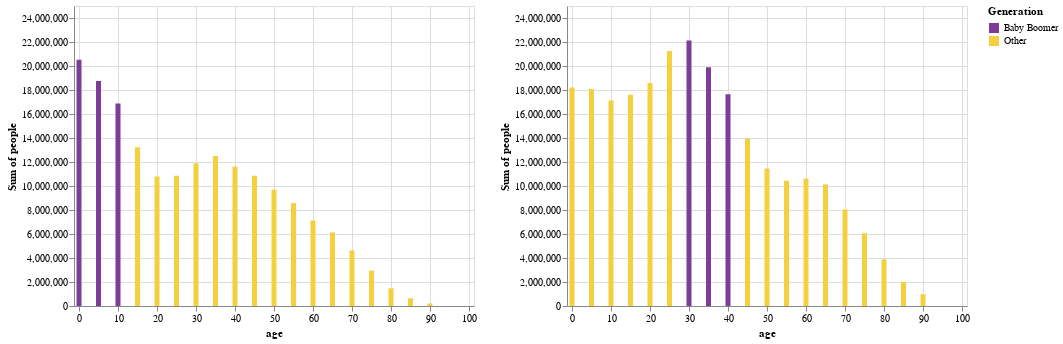

The notebook cell saved with this chart:
### Markdown cell above
##### Q3 Juxtapose Bar Charts Horizontally 

Create a bar chart of the population distribution in the year 1960, and horizontally juxtapose the bar chart of the population distribution for the year 1990. Plot the total number of people (ignoring the `sex` attribute).

Note - You can slice the data to a given year before you pass it to Altair using pandas. (you can also do this in Altair with filters).

Encode membership of the Baby Boomer generation with color using "#7D3C98" (purple) for the boomers "#F4D03F" (gold) for other.

Fix the y axis so it is equal in both plots.

### Code cell
yr60 = df_pop[(df_pop['year'] == 1960)]
yr90 = df_pop[df_pop['year'] == 1990]

sixty = alt.Chart(yr60).mark_bar().encode(
    y = alt.Y('sum(people)', scale = alt.Scale(domain = [0, 25000000])),
    x = alt.X('age', scale = alt.Scale(domain = [0, 100])), 
    color = alt.Color('Generation', scale = alt.Scale(range = ['#7D3C98','#F4D03F']))
)


ninety = alt.Chart(yr90).mark_bar().encode(
    y = alt.Y('sum(people)', scale = alt.Scale(domain = [0, 25000000])),
    x = alt.X('age', scale = alt.Scale(domain = [0, 100])), 
    color = alt.Color('Generation', scale = alt.Scale(range = ['#7D3C98','#F4D03F']))
)

sixty | ninety

### Figure 1 — Vega-Lite specification as saved in the notebook (floating-point values rounded to 4 significant figures)
{"config": {"view": {"continuousWidth": 400, "continuousHeight": 300}}, "hconcat": [{"data": {"name": "data-9e7257576ce8373c53c35ed631664d43"}, "mark": "bar", "encoding": {"color": {"field": "Generation", "scale": {"range": ["#7D3C98", "#F4D03F"]}, "type": "nominal"}, "x": {"field": "age", "scale": {"domain": [0, 100]}, "type": "quantitative"}, "y": {"aggregate": "sum", "field": "people", "scale": {"domain": [0, 25000000]}, "type": "quantitative"}}}, {"data": {"name": "data-4449dedd8ad6843b125451138bcb109a"}, "mark": "bar", "encoding": {"color": {"field": "Generation", "scale": {"range": ["#7D3C98", "#F4D03F"]}, "type": "nominal"}, "x": {"field": "age", "scale": {"domain": [0, 100]}, "type": "quantitative"}, "y": {"aggregate": "sum", "field": "people", "scale": {"domain": [0, 25000000]}, "type": "quantitative"}}}], "$schema": "https://vega.github.io/schema/vega-lite/v4.17.0.json", "datasets": {"data-9e7257576ce8373c53c35ed631664d43": [{"year": 1960, "age": 0, "sex": "1", "people": 10374975, "Generation": "Baby Boomer"}, {"year": 1960, "age": 0, "sex": "2", "people": 10146999, "Generation": "Baby Boomer"}, {"year": 1960, "age": 5, "sex": "1", "people": 9495503, "Generation": "Baby Boomer"}, {"year": 1960, "age": 5, "sex": "2", "people": 9250741, "Generation": "Baby Boomer"}, {"year": 1960, "age": 10, "sex": "1", "people": 8563700, "Generation": "Baby Boomer"}, {"year": 1960, "age": 10, "sex": "2", "people": 8310764, "Generation": "Baby Boomer"}, {"year": 1960, "age": 15, "sex": "1", "people": 6620902, "Generation": "Other"}, {"year": 1960, "age": 15, "sex": "2", "people": 6617493, "Generation": "Other"}, {"year": 1960, "age": 20, "sex": "1", "people": 5268384, "Generation": "Other"}, {"year": 1960, "age": 20, "sex": "2", "people": 5513495, "Generation": "Other"}, {"year": 1960, "age": 25, "sex": "1", "people": 5311805, "Generation": "Other"}, {"year": 1960, "age": 25, "sex": "2", "people": 5548259, "Generation": "Other"}, {"year": 1960, "age": 30, "sex": "1", "people": 5801342, "Generation": "Other"}, {"year": 1960, "age": 30, "sex": "2", "people": 6090862, "Generation": "Other"}, {"year": 1960, "age": 35, "sex": "1", "people": 6063063, "Generation": "Other"}, {"year": 1960, "age": 35, "sex": "2", "people": 6431337, "Generation": "Other"}, {"year": 1960, "age": 40, "sex": "1", "people": 5657943, "Generation": "Other"}, {"year": 1960, "age": 40, "sex": "2", "people": 5940520, "Generation": "Other"}, {"year": 1960, "age": 45, "sex": "1", "people": 5345658, "Generation": "Other"}, {"year": 1960, "age": 45, "sex": "2", "people": 5516028, "Generation": "Other"}, {"year": 1960, "age": 50, "sex": "1", "people": 4763364, "Generation": "Other"}, {"year": 1960, "age": 50, "sex": "2", "people": 4928844, "Generation": "Other"}, {"year": 1960, "age": 55, "sex": "1", "people": 4170581, "Generation": "Other"}, {"year": 1960, "age": 55, "sex": "2", "people": 4402878, "Generation": "Other"}, {"year": 1960, "age": 60, "sex": "1", "people": 3405293, "Generation": "Other"}, {"year": 1960, "age": 60, "sex": "2", "people": 3723839, "Generation": "Other"}, {"year": 1960, "age": 65, "sex": "1", "people": 2859371, "Generation": "Other"}, {"year": 1960, "age": 65, "sex": "2", "people": 3268699, "Generation": "Other"}, {"year": 1960, "age": 70, "sex": "1", "people": 2115763, "Generation": "Other"}, {"year": 1960, "age": 70, "sex": "2", "people": 2516479, "Generation": "Other"}, {"year": 1960, "age": 75, "sex": "1", "people": 1308913, "Generation": "Other"}, {"year": 1960, "age": 75, "sex": "2", "people": 1641371, "Generation": "Other"}, {"year": 1960, "age": 80, "sex": "1", "people": 619923, "Generation": "Other"}, {"year": 1960, "age": 80, "sex": "2", "people": 856952, "Generation": "Other"}, {"year": 1960, "age": 85, "sex": "1", "people": 253245, "Generation": "Other"}, {"year": 1960, "age": 85, "sex": "2", "people": 384572, "Generation": "Other"}, {"year": 1960, "age": 90, "sex": "1", "people": 75908, "Generation": "Other"}, {"year": 1960, "age": 90, "sex": "2", "people": 135774, "Generation": "Other"}], "data-4449dedd8ad6843b125451138bcb109a": [{"year": 1990, "age": 0, "sex": "1", "people": 9307465, "Generation": "Other"}, {"year": 1990, "age": 0, "sex": "2", "people": 8894007, "Generation": "Other"}, {"year": 1990, "age": 5, "sex": "1", "people": 9274732, "Generation": "Other"}, {"year": 1990, "age": 5, "sex": "2", "people": 8799955, "Generation": "Other"}, {"year": 1990, "age": 10, "sex": "1", "people": 8782542, "Generation": "Other"}, {"year": 1990, "age": 10, "sex": "2", "people": 8337284, "Generation": "Other"}, {"year": 1990, "age": 15, "sex": "1", "people": 9020572, "Generation": "Other"}, {"year": 1990, "age": 15, "sex": "2", "people": 8590991, "Generation": "Other"}, {"year": 1990, "age": 20, "sex": "1", "people": 9436188, "Generation": "Other"}, {"year": 1990, "age": 20, "sex": "2", "people": 9152644, "Generation": "Other"}, {"year": 1990, "age": 25, "sex": "1", "people": 10658027, "Generation": "Other"}, {"year": 1990, "age": 25, "sex": "2", "people": 10587292, "Generation": "Other"}, {"year": 1990, "age": 30, "sex": "1", "people": 11028712, "Generation": "Baby Boomer"}, {"year": 1990, "age": 30, "sex": "2", "people": 11105750, "Generation": "Baby Boomer"}, {"year": 1990, "age": 35, "sex": "1", "people": 9853933, "Generation": "Baby Boomer"}, {"year": 1990, "age": 35, "sex": "2", "people": 10038644, "Generation": "Baby Boomer"}, {"year": 1990, "age": 40, "sex": "1", "people": 8712632, "Generation": "Baby Boomer"}, {"year": 1990, "age": 40, "sex": "2", "people": 8928252, "Generation": "Baby Boomer"}, {"year": 1990, "age": 45, "sex": "1", "people": 6848082, "Generation": "Other"}, {"year": 1990, "age": 45, "sex": "2", "people": 7115129, "Generation": "Other"}, {"year": 1990, "age": 50, "sex": "1", "people": 5553992, "Generation": "Other"}, {"year": 1990, "age": 50, "sex": "2", "people": 5899925, "Generation": "Other"}, {"year": 1990, "age": 55, "sex": "1", "people": 4981670, "Generation": "Other"}, {"year": 1990, "age": 55, "sex": "2", "people": 5460506, "Generation": "Other"}, {"year": 1990, "age": 60, "sex": "1", "people": 4953822, "Generation": "Other"}, {"year": 1990, "age": 60, "sex": "2", "people": 5663205, "Generation": "Other"}, {"year": 1990, "age": 65, "sex": "1", "people": 4538398, "Generation": "Other"}, {"year": 1990, "age": 65, "sex": "2", "people": 5594108, "Generation": "Other"}, {"year": 1990, "age": 70, "sex": "1", "people": 3429420, "Generation": "Other"}, {"year": 1990, "age": 70, "sex": "2", "people": 4610222, "Generation": "Other"}, {"year": 1990, "age": 75, "sex": "1", "people": 2344932, "Generation": "Other"}, {"year": 1990, "age": 75, "sex": "2", "people": 3723980, "Generation": "Other"}, {"year": 1990, "age": 80, "sex": "1", "people": 1342996, "Generation": "Other"}, {"year": 1990, "age": 80, "sex": "2", "people": 2545730, "Generation": "Other"}, {"year": 1990, "age": 85, "sex": "1", "people": 588790, "Generation": "Other"}, {"year": 1990, "age": 85, "sex": "2", "people": 1419494, "Generation": "Other"}, {"year": 1990, "age": 90, "sex": "1", "people": 238459, "Generation": "Other"}, {"year": 1990, "age": 90, "sex": "2", "people": 745146, "Generation": "Other"}]}}
